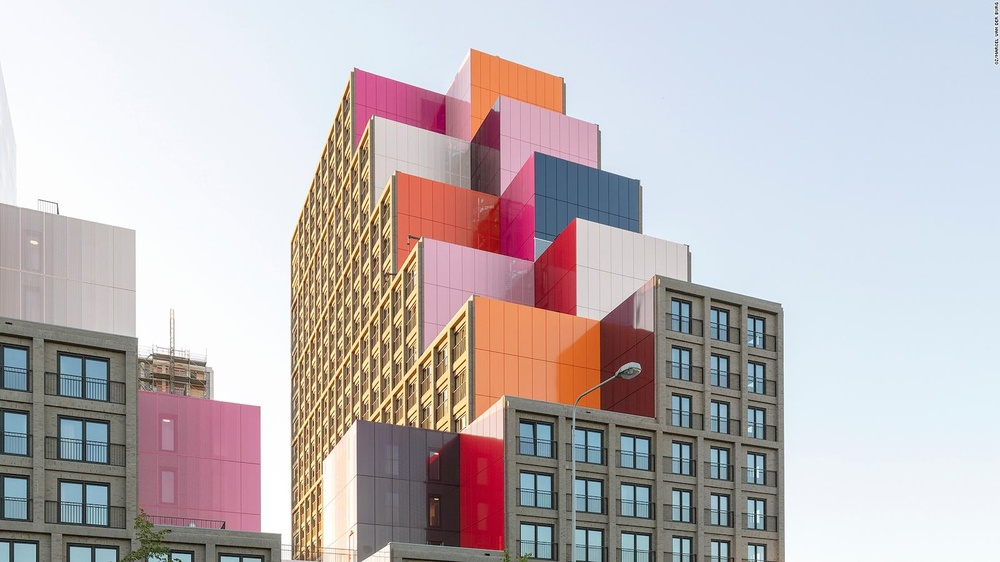
#> input picture python-convolutions/buildings.jpg, 1000 x 562 px, shrunk from 1600 x 900 before the run
$ jupyter execute image_manip.ipynb
#> lines starting #> are read from the running program, lines starting #| are printed output that depends on the picture
[cell 1]
import cv2
import numpy as np
import matplotlib.pyplot as plt

[cell 2]
# read the image and show
img = cv2.imread("./buildings.jpg")
#> img is the input picture: shape (562, 1000, 3); mean B, G, R 185.8, 183.8, 191.8
plt.imshow(cv2.cvtColor(img, cv2.COLOR_BGR2RGB))

[cell 3]
kernel = cv2.getGaussianKernel(5, 0)
kernel = kernel * kernel.T
output = cv2.filter2D(img, -1, kernel)
plt.imshow(cv2.cvtColor(output, cv2.COLOR_BGR2RGB))

[cell 4]
kernel_sobel_x = np.array([[-1, 0, 1], [-2, 0, 2], [-1, 0, 1]])
output = cv2.filter2D(img, -1, kernel_sobel_x)
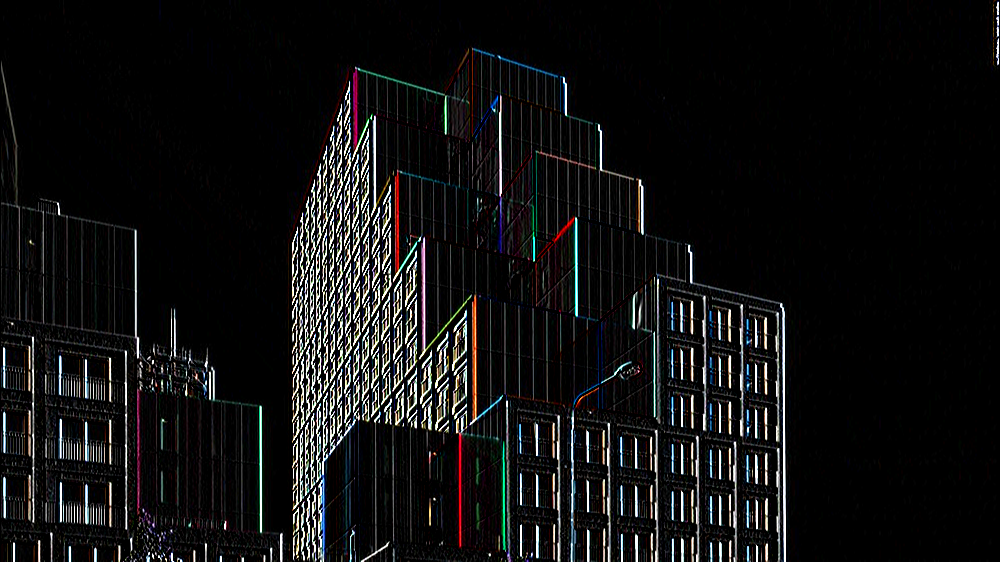
#> output: shape (562, 1000, 3); mean B, G, R 17.6, 17.5, 17.6
plt.imshow(cv2.cvtColor(output, cv2.COLOR_BGR2RGB))

[cell 5]
kernel_emboss = np.array([[-2, -1, 0], [-1, 1, 1], [0, 1, 2]])
output = cv2.filter2D(img, -1, kernel_emboss)
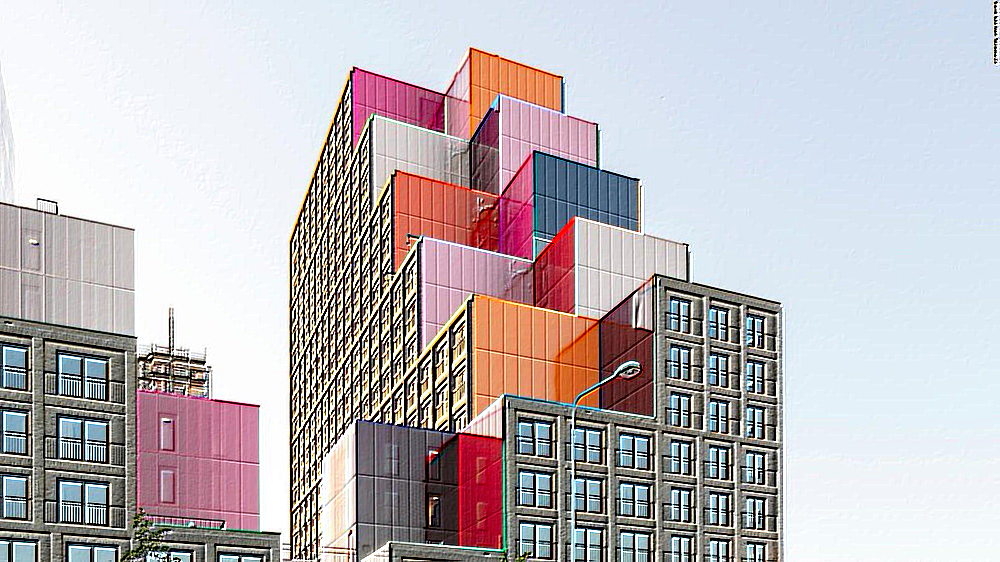
#> output: shape (562, 1000, 3); mean B, G, R 187.1, 183.5, 190.2
plt.imshow(cv2.cvtColor(output, cv2.COLOR_BGR2RGB))

[cell 6]
kernel_laplacian = np.array([[0, 1, 0], [1, -4, 1], [0, 1, 0]])
output = cv2.filter2D(img, -1, kernel_laplacian)
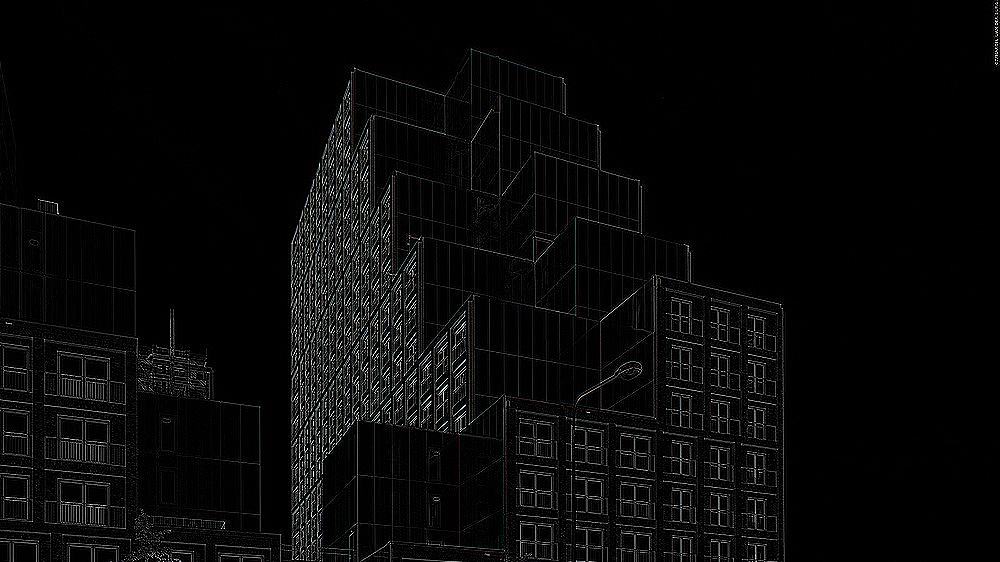
#> output: shape (562, 1000, 3); mean B, G, R 8.9, 9, 8.9
plt.imshow(cv2.cvtColor(output, cv2.COLOR_BGR2RGB))

[cell 7]
kernel_motion_blur = np.zeros((9, 9))
kernel_motion_blur[4, :] = np.ones(9)
kernel_motion_blur = kernel_motion_blur / 9
output = cv2.filter2D(img, -1, kernel_motion_blur)
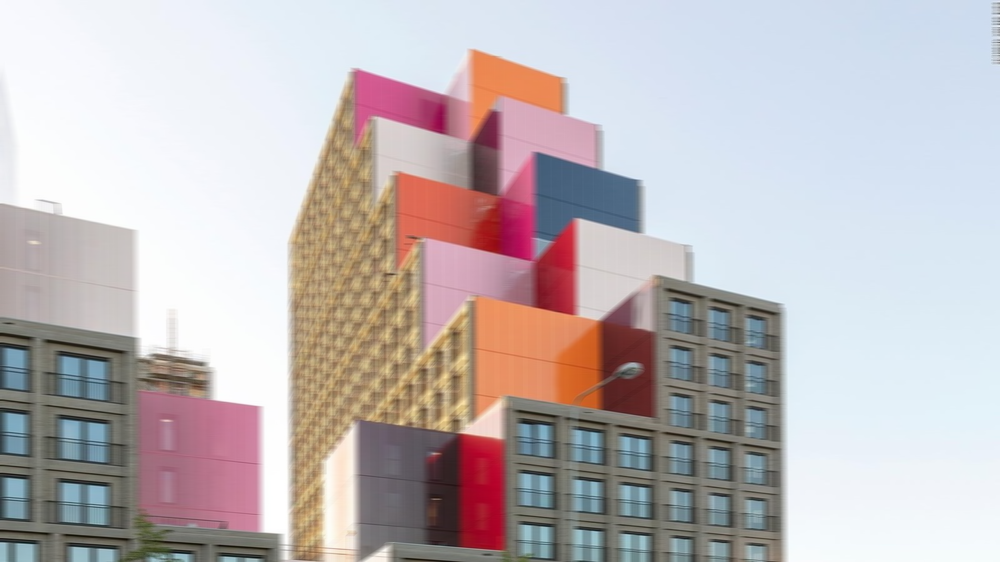
#> output: shape (562, 1000, 3); mean B, G, R 185.8, 183.8, 191.8
plt.imshow(cv2.cvtColor(output, cv2.COLOR_BGR2RGB))

[cell 8]
kernel_high_pass = np.array([[-1, -1, -1], [-1, 8, -1], [-1, -1, -1]])
output = cv2.filter2D(img, -1, kernel_high_pass)
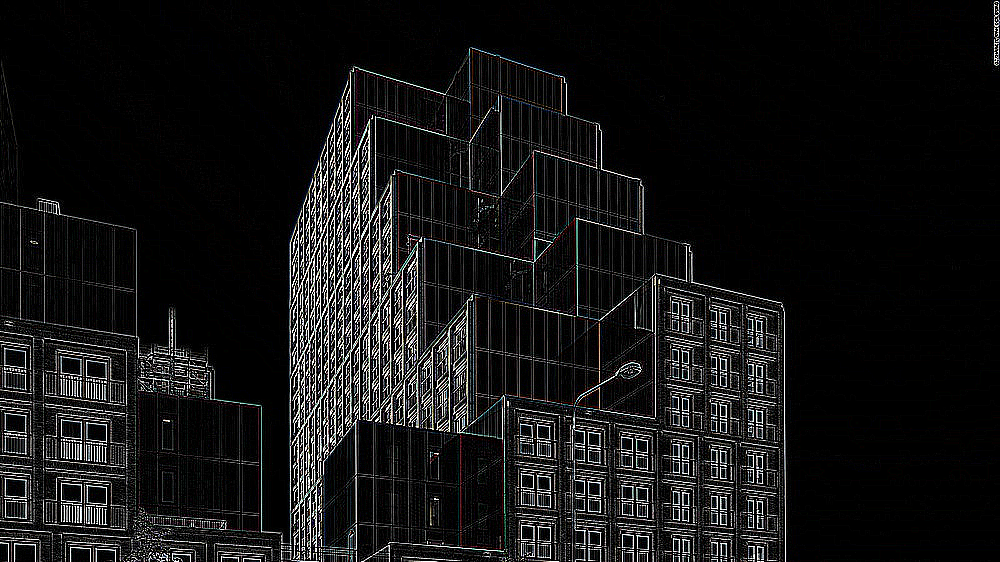
#> output: shape (562, 1000, 3); mean B, G, R 20.5, 20.4, 20.5
plt.imshow(cv2.cvtColor(output, cv2.COLOR_BGR2RGB))

[cell 9]
kernel_edge_enhance_7x7 = np.array([[-1, -1, -1, -1, -1, -1, -1], [-1, -1, -1, -1, -1, -1, -1], [-1, -1, -1, -1, -1, -1, -1], [-1, -1, -1, 49, -1, -1, -1], [-1, -1, -1, -1, -1, -1, -1], [-1, -1, -1, -1, -1, -1, -1], [-1, -1, -1, -1, -1, -1, -1]])
output = cv2.filter2D(img, -1, kernel_edge_enhance_7x7)
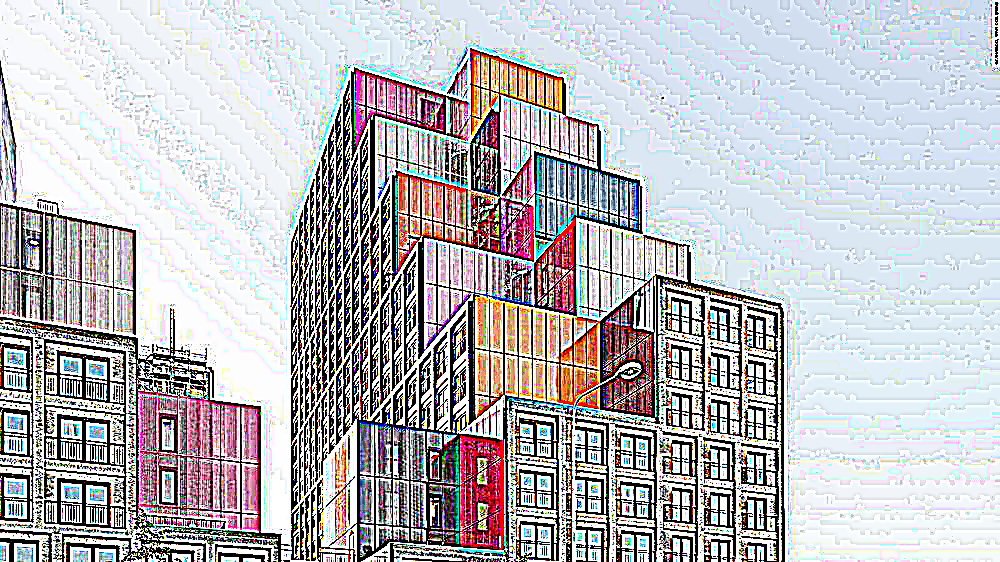
#> output: shape (562, 1000, 3); mean B, G, R 191.1, 187.5, 188.2
plt.imshow(cv2.cvtColor(output, cv2.COLOR_BGR2RGB))
